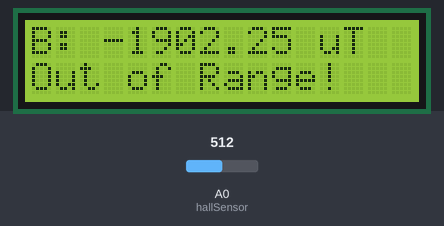
A sketch run on a simulated Arduino Uno, built with avr-gcc and run on an emulated ATmega328P. Shown: 16×2 character LCD. The test bench sets the inputs (shaded band); at power-on: A0 (hallSensor) = 512.

Above: at 1.2 s.
1.3 s: A0 (hallSensor) set to 575
At 2.8 s:
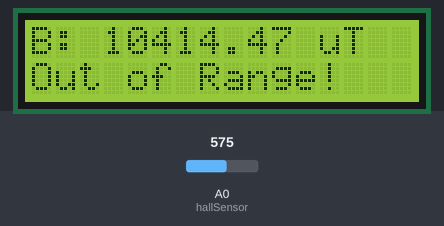
4.0 s: A0 (hallSensor) set to 593
At 5.4 s:
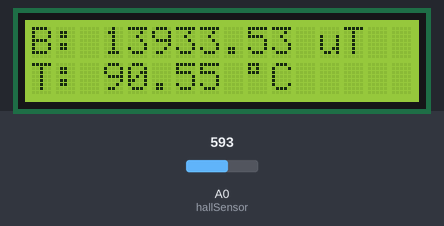
6.7 s: A0 (hallSensor) set to 511
At 9.4 s:
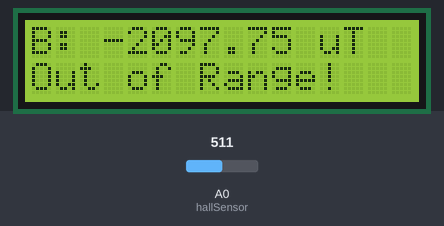
Timing chart, 0 to 10.9 s (numbered marks = the images above; inputs shaded):
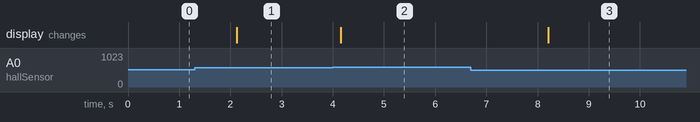

The sketch:

magneto-thermometer-uno.ino
```cpp
#include <Wire.h>
#include <LiquidCrystal_I2C.h>

int hallSensor = A0;

const float sensitivity = 0.0025; // Sensitivity of Sensor in V/G
const float offsetVoltage = 2.55; // Offset Value of Sensor

LiquidCrystal_I2C lcd(0x27, 16, 2);

void setup() {
    pinMode(hallSensor, INPUT);

    lcd.begin();
    lcd.backlight();
}

void loop() {
    float analogValue;
    float voltage;
    float magneticFieldGauss;
    float magneticFieldMicrotesla;
    float temperature;

    analogValue = analogRead(hallSensor); // Conversion to Voltage
    voltage = analogValue * (5.0 / 1023.0);

    magneticFieldGauss = (voltage - offsetVoltage) / sensitivity; // Gauss

    magneticFieldMicrotesla = magneticFieldGauss * 100; // microTesla

    temperature = abs(59086 - magneticFieldMicrotesla) / 498.65; // Temperature Formula Derived from Linear Regression

    lcd.clear();

    // Magnetic Field Value
    lcd.setCursor(0, 0);
    lcd.print("B: ");
    lcd.print(magneticFieldMicrotesla, 2);
    lcd.print(" uT");

    // Temperature Value
    if (temperature >= 0 && temperature <= 95) {
        lcd.setCursor(0, 1);
        lcd.print("T: ");
        lcd.print(temperature, 2);
        lcd.print(" ");
        lcd.print((char)223); // Degree Symbol
        lcd.print("C");
    } else {
        lcd.setCursor(0, 1);
        lcd.print("Out of Range!");
    }

    delay(2000);
}
```

Measured:
- the behaviour switches between 581 and 582 on A0 (hallSensor) (found by bisection; images 1 and 2)
- after the input at 1.3 s, the display: changes after 0.82 s (image 1)
- after the input at 4.0 s, the display: changes after 0.15 s (image 2)
- after the input at 6.7 s, the display: changes after 1.5 s (image 3)
